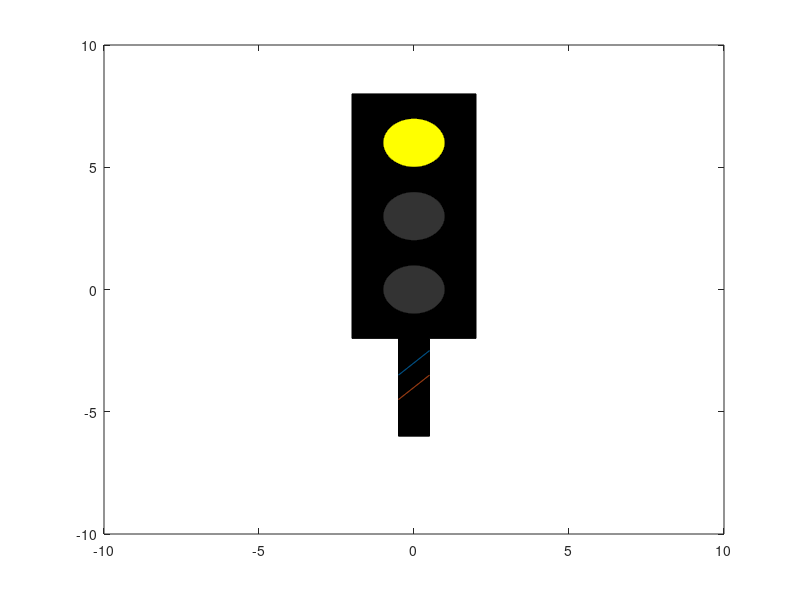

The MATLAB source for this figure:
%Yello[1 1 0]
%Red[1 0 0]
%Green[0 1 0]

%/******* Drawing the rrectangle ********/
x_rect = [-2  2 2 -2 -2 ];
y_rect = [-2 -2 8  8  -2];
fill(x_rect , y_rect , [0 0 0]);


%/******* Drawing the Circles ********/
theta = 0: 1 : 360;
%%RED
ry = 1;
xy = ry * cosd(theta);
yy = ry * sind(theta);
%fill(xy,yy,[1 0 0]); 

%axis([-10 10 -10 10]);
%%Green

rg = 1;
xg = rg * cosd(theta);
yg = (rg * sind(theta))+3;
%fill(xg,yg,[0 1 0]);
%axis([-10 10 -10 10]);
%%Yello

rr = 1;
xr = rr * cosd(theta);
yr = (rr * sind(theta))+6;
%fill(xr,yr,[1 1 0]);
axis([-10 10 -10 10]);

%/*********** Drawing The small Rectangle ***************/
small_rectx = [-0.5 0.5 0.5 -0.5 -0.5];
small_recty = [-2   -2  -6  -6   -2];
hold on;
fill(small_rectx , small_recty ,[0 0 0] );

%/*********** Drawing The small dashes ***************/

x = -0.5 : 0.01 : 0.5;
y1 = x -3;
y2 = x -4;

plot(x,y1);
hold on;
plot(x,y2);
%fill(x,y,[1 1 0]);

for ss = 1 : 3
    axis([-10 10 -10 10]);
    fill(xy,yy,[1 0 0]); 
    fill(xr,yr,[0.2 0.2 0.2]);
    fill(xg,yg,[0.2 0.2 0.2]);
    pause(1);
    fill(xy,yy,[0.2 0.2 0.2]); 
    fill(xg,yg,[0 1 0]);
    fill(xr,yr,[0.2 0.2 0.2]);
    pause(1);
    fill(xy,yy,[0.2 0.2 0.2]); 
    fill(xg,yg,[0.2 0.2 0.2]);
    fill(xr,yr,[1 1 0]);
    pause(1); 
end    
